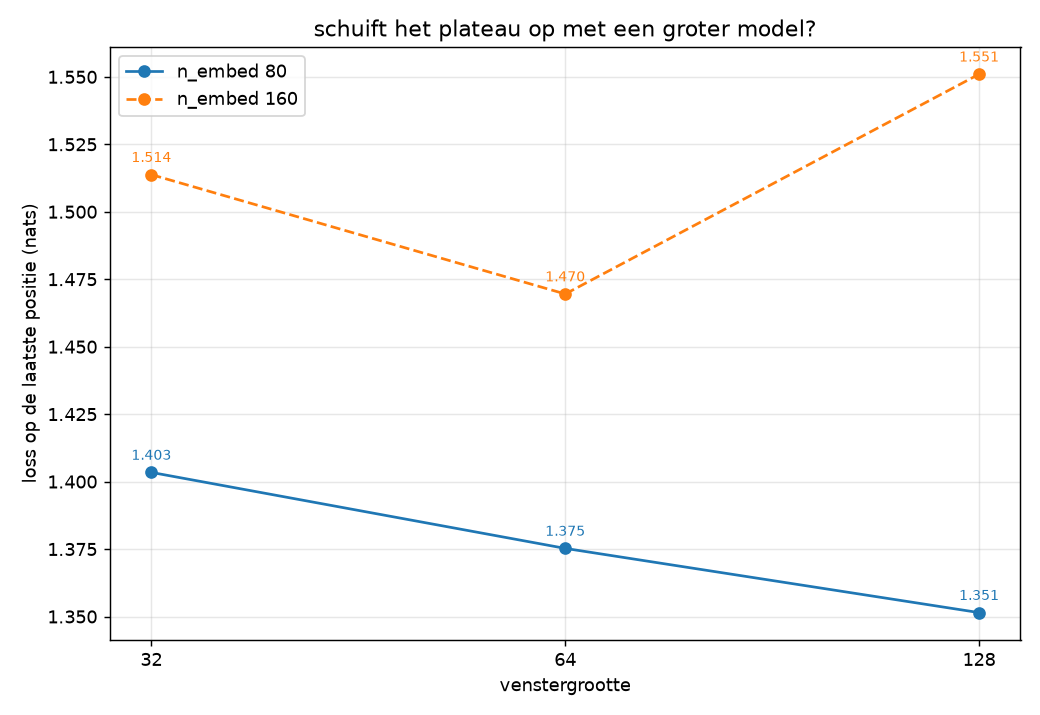

Generate this figure with Python:
"""Ligt het plateau bij venster 64 aan het model of aan de taal?

venster_vgl.py liet zien dat bij n_embed=80 de winst na venster 64 op is: 64 ->
128 leverde op de laatste positie nog maar 0,005 nats. Twee verklaringen passen
daarbij, en die kun je niet uit elkaar houden met één modelgrootte:

  1. de taal: in Nederlands proza zit op karakterniveau vrijwel alle informatie
     in het huidige woord en het vorige, en verder terug staat simpelweg niets
     bruikbaars meer;
  2. het model: 80 dimensies zijn te weinig om verbanden over 100 karakters
     afstand vast te houden, ook al zijn ze er wel.

Dit script draait daarom een raster van n_embed x venster. Schuift het plateau
mee naar rechts als het model groter wordt, dan was het model de rem (2).
Blijven de curves op dezelfde plek afvlakken, dan is het de taal (1).
"""
import time
from pathlib import Path

import torch
import matplotlib
matplotlib.use("Agg")
import matplotlib.pyplot as plt

from exp import (loss_per_positie, train_affiniteitsmodel, APPARAAT, DATA_MAP,
                 TEKST_BESTANDEN, TRAIN_FRACTIE, CharTokenizer)

N_STAPPEN = 5000
UITVOER = Path(__file__).parent / "embed_resultaten.pt"
EMBEDS = [80, 160]
VENSTERS = [32, 64, 128]
# n_koppen blijft 4, dus 20 resp. 40 dimensies per kop. Alles verder gelijk aan
# venster_vgl.py, zodat het enige verschil tussen de twee rijen n_embed is.

boeken = [(n, (DATA_MAP / n).read_text(encoding="utf-8")) for n in TEKST_BESTANDEN]
tok = CharTokenizer("".join(t for _, t in boeken))
tr, te = [], []
for _, t in boeken:
    d = torch.tensor(tok.encode(t), dtype=torch.long)
    s = int(TRAIN_FRACTIE * len(d))
    tr.append(d[:s]); te.append(d[s:])
train_ids, test_ids = torch.cat(tr).to(APPARAAT), torch.cat(te).to(APPARAAT)
print(f"apparaat={APPARAAT}"
      + (f" ({torch.cuda.get_device_name(0)})" if APPARAAT.type == "cuda" else "")
      + f"  vocab={tok.vocab_size} train={len(train_ids)}\n", flush=True)

# sleutel is (n_embed, venster); al berekende combinaties worden overgeslagen
resultaten = torch.load(UITVOER) if UITVOER.exists() else {}
for n_embed in EMBEDS:
    for lengte in VENSTERS:
        sleutel = (n_embed, lengte)
        if sleutel in resultaten:
            pp = resultaten[sleutel]
            print(f"n_embed {n_embed:>3d} venster {lengte:>4d}  laatste positie {pp[-1]:.4f}  "
                  f"(overgeslagen)", flush=True)
            continue
        t0 = time.time()
        model, *_ = train_affiniteitsmodel(
            n_lagen=5, n_embed=n_embed, lengte=lengte, dropout=0.0, gebruik_layernorm=True,
            n_stappen=N_STAPPEN, train_ids=train_ids, test_ids=test_ids, tokenizer=tok,
            eval_interval=10**9)
        pp = loss_per_positie(model, test_ids, tok, lengte)
        resultaten[sleutel] = pp
        print(f"n_embed {n_embed:>3d} venster {lengte:>4d}  laatste positie {pp[-1]:.4f}  "
              f"({time.time()-t0:.0f}s)", flush=True)
        torch.save(resultaten, UITVOER)  # na elke combinatie, zodat een afgebroken run niet weg is


# ---------------------------------------------------------------------------
# Plot: per modelgrootte een lijn door de vensters heen
# ---------------------------------------------------------------------------
fig, ax = plt.subplots(figsize=(8, 5.5))
for n_embed, kleur, stijl in zip(EMBEDS, ["tab:blue", "tab:orange"], ["-", "--"]):
    vensters = [l for l in VENSTERS if (n_embed, l) in resultaten]
    if not vensters:
        continue
    # de laatste positie, niet het gemiddelde: die is de eerlijke vergelijking,
    # want het gemiddelde vleit grote vensters (minder dure beginposities)
    laatste = [resultaten[(n_embed, l)][-1].item() for l in vensters]
    ax.plot(vensters, laatste, marker="o", color=kleur, linestyle=stijl,
            label=f"n_embed {n_embed}")
    for l, y in zip(vensters, laatste):
        ax.annotate(f"{y:.3f}", (l, y), textcoords="offset points", xytext=(0, 7),
                    ha="center", fontsize=8, color=kleur)

ax.set_xscale("log", base=2)
ax.set_xticks(VENSTERS); ax.set_xticklabels(VENSTERS)
ax.set_xlabel("venstergrootte")
ax.set_ylabel("loss op de laatste positie (nats)")
ax.set_title("schuift het plateau op met een groter model?")
ax.legend()
ax.grid(alpha=0.3)

fig.tight_layout()
plot_pad = Path(__file__).parent / "embed_vgl.png"
fig.savefig(plot_pad, dpi=130)
print(f"\nplot opgeslagen: {plot_pad}", flush=True)
